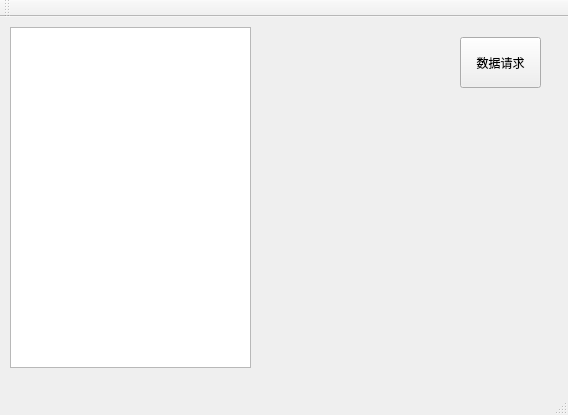
<?xml version="1.0" encoding="UTF-8"?>
<ui version="4.0">
 <class>MainWindow</class>
 <widget class="QMainWindow" name="MainWindow">
  <property name="geometry">
   <rect>
    <x>0</x>
    <y>0</y>
    <width>568</width>
    <height>415</height>
   </rect>
  </property>
  <property name="windowTitle">
   <string>MainWindow</string>
  </property>
  <widget class="QWidget" name="centralWidget">
   <widget class="QPushButton" name="getDataBtn">
    <property name="geometry">
     <rect>
      <x>460</x>
      <y>20</y>
      <width>81</width>
      <height>51</height>
     </rect>
    </property>
    <property name="text">
     <string>数据请求</string>
    </property>
   </widget>
   <widget class="QListWidget" name="listWidget">
    <property name="geometry">
     <rect>
      <x>10</x>
      <y>10</y>
      <width>241</width>
      <height>341</height>
     </rect>
    </property>
   </widget>
  </widget>
  <widget class="QMenuBar" name="menuBar">
   <property name="geometry">
    <rect>
     <x>0</x>
     <y>0</y>
     <width>568</width>
     <height>23</height>
    </rect>
   </property>
  </widget>
  <widget class="QToolBar" name="mainToolBar">
   <attribute name="toolBarArea">
    <enum>TopToolBarArea</enum>
   </attribute>
   <attribute name="toolBarBreak">
    <bool>false</bool>
   </attribute>
  </widget>
  <widget class="QStatusBar" name="statusBar"/>
 </widget>
 <layoutdefault spacing="6" margin="11"/>
 <resources/>
 <connections/>
</ui>
